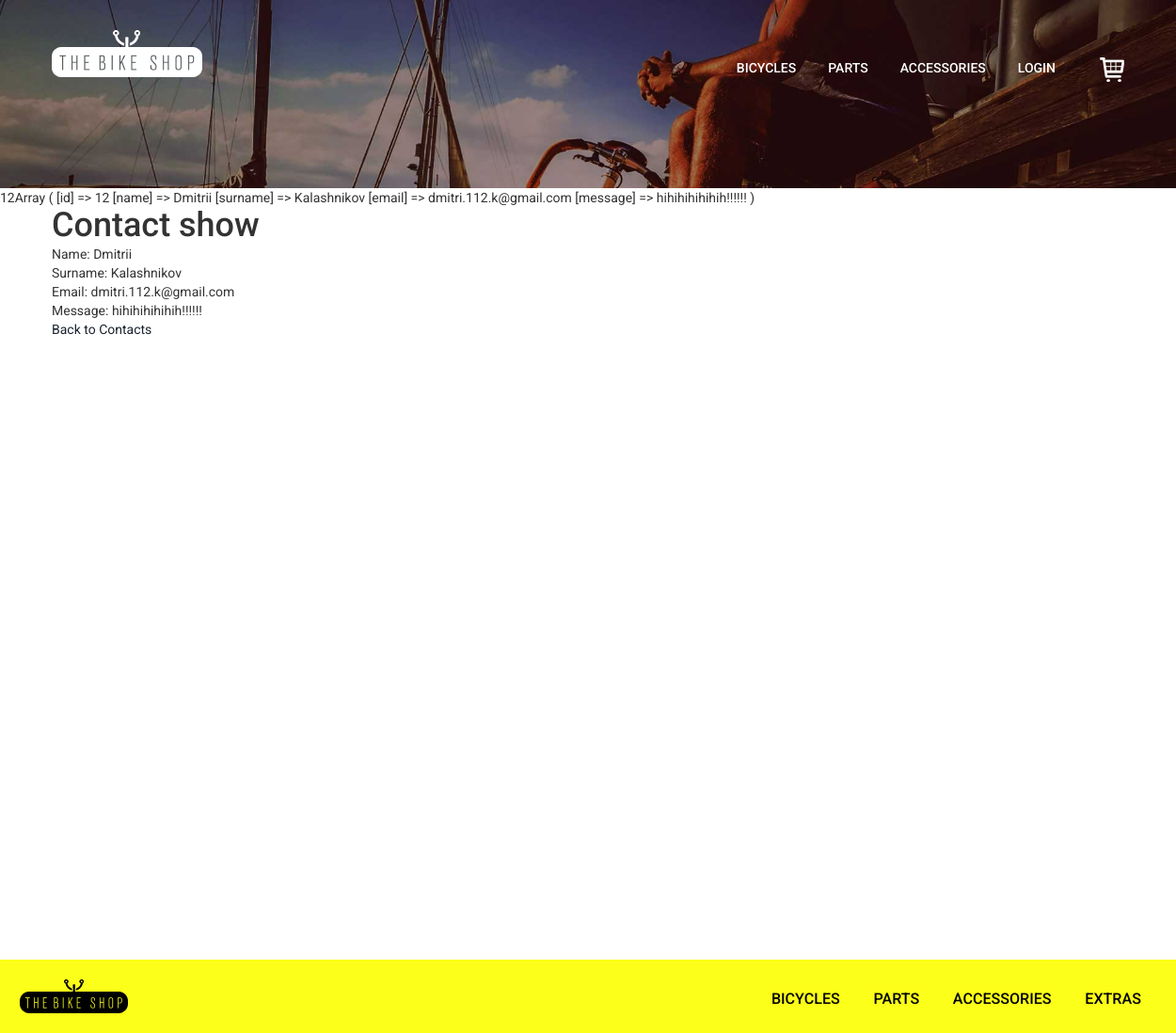
/contact-show.php?id=12, run on the app's committed database.
### tables this page shows
CREATE TABLE `contact` (
  `id` int(11) NOT NULL,
  `name` varchar(45) DEFAULT NULL,
  `surname` varchar(45) DEFAULT NULL,
  `email` varchar(45) DEFAULT NULL,
  `message` varchar(256) DEFAULT NULL
);

### _inc/classes/Database.php (called while the page is built, shortened)
<?php
class Database{
    private $host = "localhost";
    private $db = "bike_test";
    private $user = "root";
    private $pass = "";
    private $charset = "utf8";
    public $pdo;
    public function __construct() {
        $dsn = "mysql:host={$this->host};dbname={$this->db};charset={$this->charset}";
        try {
            $this->pdo = new PDO($dsn, $this->user, $this->pass);
            $this->pdo->setAttribute(PDO::ATTR_ERRMODE, PDO::ERRMODE_EXCEPTION);
        } catch (PDOException $e) {
            die('Connection failed: ' . $e->getMessage());
        }
    }
    public function __destruct(){
        $this->pdo = null;
    }
    public function getConnection(){
        return $this->pdo;
    }
}

### _inc/classes/Contact.php (called while the page is built, shortened)
<?php
class Contact{
    private $db;
    public function __construct(Database $database){
        $this->db = $database->getConnection();
    }
    public function show($id){
        $stmt = $this->db->prepare("SELECT * FROM contact WHERE id = :id");
        $stmt->bindParam(':id', $id, PDO::PARAM_INT);
        $stmt->execute();
        return $stmt->fetch(PDO::FETCH_ASSOC);
    }
}

### contact-show.php (the view)
<?php
include("partials/header_others.php");
$db = new Database();
$contact = new Contact($db);
if(isset($_GET['id'])) {
    print_r($_GET['id']);
    $id = $_GET['id'];
    $contactData = $contact->show($id);
    print_r($contactData);
}
?>
<div class="page-wrapper">
<section class="container">
    <h1>Contact show</h1>
    <p>Name: <?php echo($contactData['name']);?></p>
    <p>Surname: <?php echo($contactData['surname']);?></p>
    <p>Email: <?php echo($contactData['email']);?></p>
    <p>Message: <?php echo($contactData['message']);?></p>
    <a href="admin.php">Back to Contacts</a>
</section>
</div>
<?php
include("partials/footer.php");
?>

### css/style.css (style rules this page uses)
body { margin:0; padding:0; background:#fff; font-family: 'Roboto', sans-serif; }
body a { transition:0.5s all; -webkit-transition:0.5s all; -moz-transition:0.5s all; -o-transition:0.5s all; -ms-transition:0.5s all; }
h1,h2,h3,h4,h5,h6 { margin:0; }
p { margin:0; }
html, body { height: 100%; margin: 0; }
.page-wrapper { min-height: 100%; display: flex; flex-direction: column; }

### data on the page
contact: name "Dmitrii", surname "Kalashnikov", email "dmitri.112.k@gmail.com", message "hihihihihihih!!!!!!"
